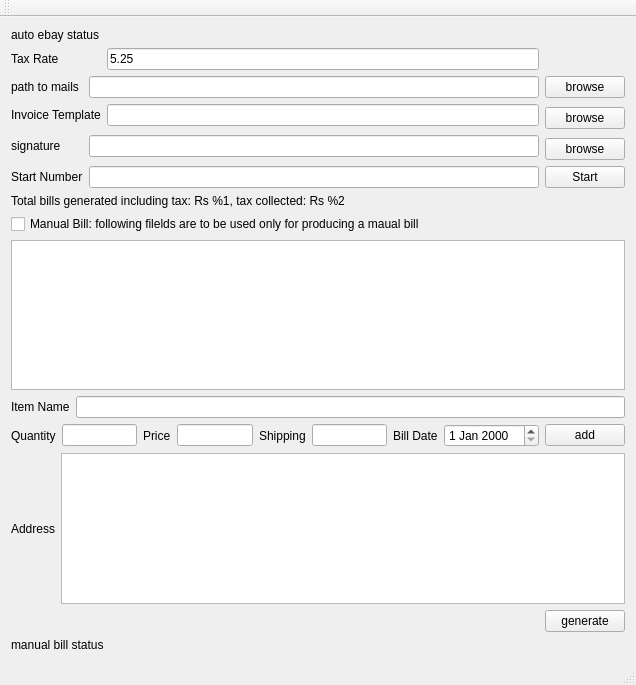
<?xml version="1.0" encoding="UTF-8"?>
<ui version="4.0">
 <class>MainWindow</class>
 <widget class="QMainWindow" name="MainWindow">
  <property name="geometry">
   <rect>
    <x>0</x>
    <y>0</y>
    <width>636</width>
    <height>685</height>
   </rect>
  </property>
  <property name="windowTitle">
   <string>MainWindow</string>
  </property>
  <widget class="QWidget" name="centralWidget">
   <layout class="QVBoxLayout" name="verticalLayout">
    <item>
     <widget class="QLabel" name="status_label">
      <property name="text">
       <string>auto ebay status</string>
      </property>
     </widget>
    </item>
    <item>
     <layout class="QGridLayout" name="gridLayout">
      <item row="2" column="1">
       <widget class="QLabel" name="path_to_emails">
        <property name="text">
         <string>path to mails</string>
        </property>
       </widget>
      </item>
      <item row="2" column="2" colspan="2">
       <widget class="QLineEdit" name="email_path_edit"/>
      </item>
      <item row="2" column="4">
       <widget class="QPushButton" name="pushButton">
        <property name="text">
         <string>browse</string>
        </property>
       </widget>
      </item>
      <item row="3" column="1" colspan="2">
       <widget class="QLabel" name="label">
        <property name="text">
         <string>Invoice Template</string>
        </property>
       </widget>
      </item>
      <item row="3" column="3">
       <widget class="QLineEdit" name="invoice_template_edit"/>
      </item>
      <item row="3" column="4" rowspan="2">
       <widget class="QPushButton" name="invoice_button">
        <property name="text">
         <string>browse</string>
        </property>
       </widget>
      </item>
      <item row="4" column="1" rowspan="2">
       <widget class="QLabel" name="label_2">
        <property name="text">
         <string>signature</string>
        </property>
       </widget>
      </item>
      <item row="4" column="2" rowspan="2" colspan="2">
       <widget class="QLineEdit" name="signature_path_edit"/>
      </item>
      <item row="5" column="4">
       <widget class="QPushButton" name="signature_button">
        <property name="text">
         <string>browse</string>
        </property>
       </widget>
      </item>
      <item row="6" column="1">
       <widget class="QLabel" name="start_number_label">
        <property name="text">
         <string>Start Number</string>
        </property>
       </widget>
      </item>
      <item row="6" column="2" colspan="2">
       <widget class="QLineEdit" name="start_number_edit"/>
      </item>
      <item row="6" column="4">
       <widget class="QPushButton" name="start_button">
        <property name="text">
         <string>Start</string>
        </property>
       </widget>
      </item>
      <item row="0" column="1">
       <widget class="QLabel" name="label_8">
        <property name="text">
         <string>Tax Rate</string>
        </property>
       </widget>
      </item>
      <item row="0" column="3">
       <widget class="QLineEdit" name="taxRateField">
        <property name="text">
         <string>5.25</string>
        </property>
       </widget>
      </item>
     </layout>
    </item>
    <item>
     <widget class="QLabel" name="value_label">
      <property name="text">
       <string>Total bills generated including tax: Rs %1, tax collected: Rs %2</string>
      </property>
     </widget>
    </item>
    <item>
     <widget class="QCheckBox" name="checkBox">
      <property name="text">
       <string>Manual Bill: following filelds are to be used only for producing a maual bill</string>
      </property>
     </widget>
    </item>
    <item>
     <widget class="QTextEdit" name="itemsEdit">
      <property name="readOnly">
       <bool>true</bool>
      </property>
     </widget>
    </item>
    <item>
     <layout class="QHBoxLayout" name="horizontalLayout_2">
      <item>
       <widget class="QLabel" name="label_4">
        <property name="text">
         <string>Item Name</string>
        </property>
       </widget>
      </item>
      <item>
       <widget class="QLineEdit" name="itemNameField"/>
      </item>
     </layout>
    </item>
    <item>
     <layout class="QHBoxLayout" name="horizontalLayout">
      <item>
       <widget class="QLabel" name="label_5">
        <property name="text">
         <string>Quantity</string>
        </property>
       </widget>
      </item>
      <item>
       <widget class="QLineEdit" name="quantityField"/>
      </item>
      <item>
       <widget class="QLabel" name="label_7">
        <property name="text">
         <string>Price</string>
        </property>
       </widget>
      </item>
      <item>
       <widget class="QLineEdit" name="priceField"/>
      </item>
      <item>
       <widget class="QLabel" name="label_9">
        <property name="text">
         <string>Shipping</string>
        </property>
       </widget>
      </item>
      <item>
       <widget class="QLineEdit" name="shipping_edit"/>
      </item>
      <item>
       <widget class="QLabel" name="label_3">
        <property name="text">
         <string>Bill Date</string>
        </property>
       </widget>
      </item>
      <item>
       <widget class="QDateEdit" name="billDateEdit"/>
      </item>
      <item>
       <widget class="QPushButton" name="addItemButton">
        <property name="text">
         <string>add</string>
        </property>
       </widget>
      </item>
     </layout>
    </item>
    <item>
     <layout class="QHBoxLayout" name="horizontalLayout_4">
      <item>
       <widget class="QLabel" name="label_6">
        <property name="text">
         <string>Address</string>
        </property>
       </widget>
      </item>
      <item>
       <widget class="QTextEdit" name="addressField"/>
      </item>
     </layout>
    </item>
    <item>
     <layout class="QHBoxLayout" name="horizontalLayout_3">
      <item>
       <spacer name="horizontalSpacer">
        <property name="orientation">
         <enum>Qt::Horizontal</enum>
        </property>
        <property name="sizeHint" stdset="0">
         <size>
          <width>40</width>
          <height>20</height>
         </size>
        </property>
       </spacer>
      </item>
      <item>
       <widget class="QPushButton" name="manualGenerateButton">
        <property name="text">
         <string>generate</string>
        </property>
       </widget>
      </item>
     </layout>
    </item>
    <item>
     <widget class="QLabel" name="manualBillStatus">
      <property name="text">
       <string>manual bill status</string>
      </property>
     </widget>
    </item>
   </layout>
   <zorder>status_label</zorder>
   <zorder>value_label</zorder>
   <zorder>manualBillStatus</zorder>
   <zorder>checkBox</zorder>
   <zorder>itemsEdit</zorder>
   <zorder></zorder>
  </widget>
  <widget class="QMenuBar" name="menuBar">
   <property name="geometry">
    <rect>
     <x>0</x>
     <y>0</y>
     <width>636</width>
     <height>19</height>
    </rect>
   </property>
  </widget>
  <widget class="QToolBar" name="mainToolBar">
   <attribute name="toolBarArea">
    <enum>TopToolBarArea</enum>
   </attribute>
   <attribute name="toolBarBreak">
    <bool>false</bool>
   </attribute>
  </widget>
  <widget class="QStatusBar" name="statusBar"/>
 </widget>
 <layoutdefault spacing="6" margin="11"/>
 <resources/>
 <connections/>
</ui>
